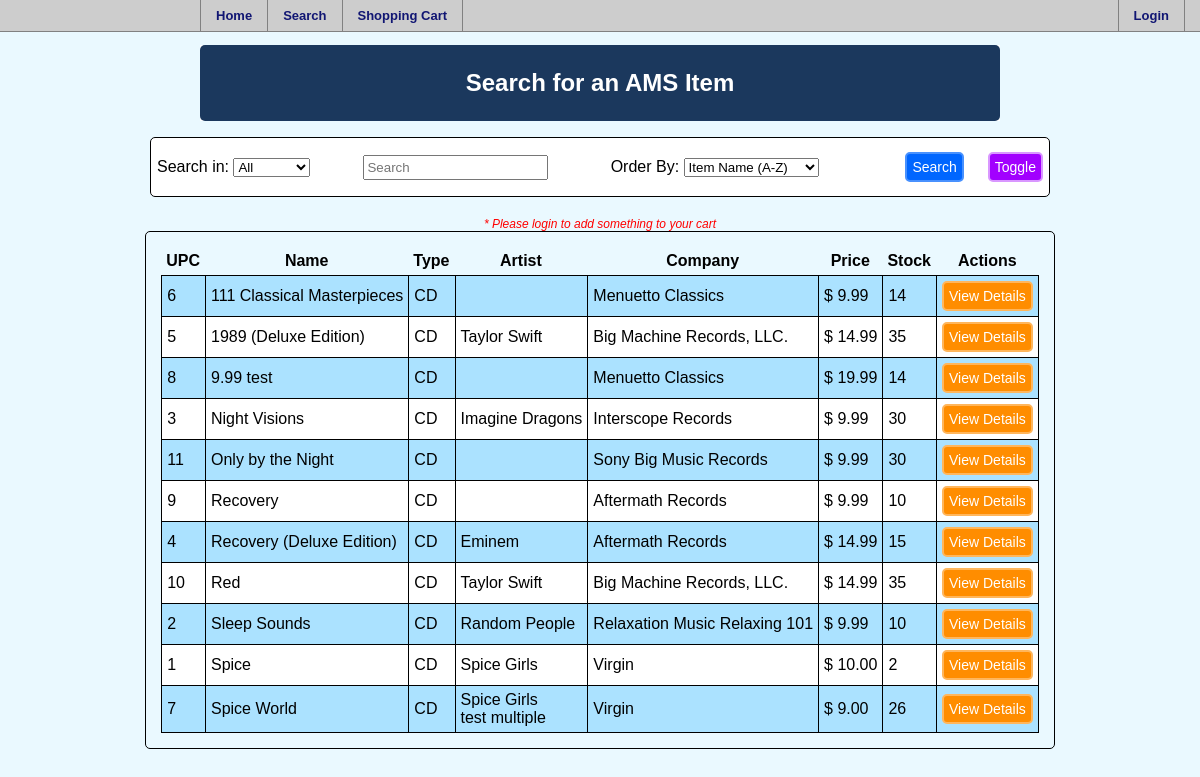
Screenshot of /search.php with the database file from the repository.
### tables this page shows
CREATE TABLE leadsinger
	(upc 	CHAR(11) NOT NULL,
    lsname 	VARCHAR(255) NOT NULL,
    PRIMARY KEY (upc, lsname),
    FOREIGN KEY (upc) REFERENCES item (upc));

### search.php (the view, shortened to what this page needs)
<html>
	<head>
		<link href="AMS.css" rel="stylesheet" type="text/css">
	</head>
	<body>
		<?php
		include 'navbar.php';
		?>
		<div id="wrap">
			<h1 align="center">Search for an AMS Item</h1>
		</div>
		<div align=center>
			<?php
				function printSearchbar(){
					if (!isset($_SESSION['searchtoggle'])){
						echo "<form id=\"itemsearch\" name=\"itemsearch\" method=\"post\" action=\"".htmlspecialchars($_SERVER["PHP_SELF"])."\">
							<table class=\"searchbar\">
								<tr>
									<td>Search in:
										<select name=\"searchfield\">
											<option value=\"All\">All</option>
											<option value=\"title\">Title</option>
											<option value=\"lsname\">Artist</option>
											<option value=\"itype\">Type</option>
											<option value=\"category\">Category</option>
											<option value=\"iyear\">Year</option>
										</select>
									</td>
									<td><input type=\"search\" name=\"search\" placeholder=\"Search\"></td>
									<td>Order By:
										<select name=\"searchorder\">
											<option value=\"title ASC\">Item Name (A-Z)</option>
											<option value=\"title DESC\">Item Name (Z-A)</option>
											<option value=\"price ASC\">Price - Low to High</option>
											<option value=\"price DESC\">Price - High to Low</option>
										</select>
									</td>
									<td style=\"text-align:right\"><input type=\"submit\" name=\"submit\" class=\"searchbutton\" value=\"Search\"></td>
									<td style=\"text-align:right\"><input type=\"submit\" name=\"submit\" class=\"togglebutton\" value=\"Toggle\"></td>
								</tr>
							</table>
						</form>";
					}
				}
				function printItemList($searchfield, $searchtext, $searchorder) {
					if (!isset($_SESSION['logged'])) {
							echo "<span class=\"error\">* Please login to add something to your cart</span>";
						}
					if ($searchfield == "All"){
						$searchfield='CONCAT (item.upc, title, itype, category, company, iyear)';
					}
					$connection = new mysqli("127.0.0.1", "root", "photon", "AMS");
				    $query = "(SELECT item.upc,title, itype, category, company, iyear,price, stock FROM item LEFT JOIN leadsinger ON item.upc=leadsinger.upc WHERE
						$searchfield LIKE '%$searchtext%')
						UNION (SELECT item.upc,title, itype, category, company, iyear,price, stock FROM item LEFT JOIN leadsinger ON item.upc=leadsinger.upc WHERE lsname LIKE '%$searchtext%') ORDER BY $searchorder";
					$result = $connection->query($query);
					if (!$result->num_rows == 0){
					   	echo "<table cellpadding=5 class=\"itemlist\"><thead><th>UPC</th><th>Name</th><th>Type</th><th>Artist</th><th>Company</th><th>Price</th><th>Stock</th><th colspan=2>Actions</th></thead>";
					    echo "<form id=\"itemaction\" name=\"itemaction\" action=\"";
						echo htmlspecialchars($_SERVER["PHP_SELF"]);
						echo "\" method=\"POST\">";
					    while ($row=$result->fetch_assoc()){
					    	$upc = $row['upc'];
					    	echo "<tr>";
					    	echo "<td>".$row['upc']."</td>";
					    	echo "<td>".$row['title']."</td>";
					    	echo "<td>".$row['itype']."</td>";
					    	echo "<td><p></p>";
					    	$artistresult = $connection->query("SELECT lsname FROM leadsinger WHERE upc='$upc'");
					    	while ($artist=$artistresult->fetch_assoc()){
					    		if (!empty($artist['lsname'])){
					    			echo $artist['lsname']."<br>";
					    		}
					    	}
					    	echo "</td>";
					    	echo "<td>".$row['company']."</td>";
					    	echo "<td>$ ".$row['price']."</td>";
					    	echo "<td>".$row['stock']."</td>";
					    	echo "<td style=\"border-right: 1px black solid;\">
					    			<input type=\"submit\" name=\"submit\" class=\"detailsbutton\" onClick=\"javascript:viewDetails('".$row['upc']."');\" border=0 value=\"View Details\" >";
					    	echo "</tr>";
					    }
					    echo "</form>";
					}
					else {
						echo "<span class=\"error\">* Sorry, no items were found that match your search</span>";
					}
				}
			   	printSearchbar();
			   	if (!isset($_SESSION['searchtoggle'])){
				   	if (!(isset($_SESSION['searchtext']))){
						printItemList('All','', 'title');
					}
					else{
						printItemList($_SESSION['searchfield'],$_SESSION['searchtext'], $_SESSION['searchorder']);
					}
				}
			?>
		</div>
	</body>
</html>

### AMS.css (style rules this page uses)
body, html { margin: 0; padding: 0; }
body { background-color: #EAF9FF; font-family: Arial; }
h1 { font-size: 1.5em; padding: 1em 8px; color: white; background-color: #1B385D; margin: 0; border-radius:5px; }
#wrap { clear: left; width: 800px; padding: 0; margin: 0 auto; background-color: #fff; }
.searchbar { border-spacing: 5px; border: 1px solid; border-radius:5px; margin-bottom: 20px; background-color: white; width:900px; height:60px; }
.itemlist { border-spacing: 0px; border: 1px solid; border-radius:5px; padding:15px; margin-bottom: 20px; }
.itemlist td { border-left: 1px black solid; border-bottom: 1px black solid; }
.itemlist th { border-bottom: 1px black solid; background-color:#EAF9FF; }
.itemlist tr:nth-child(even) { background-color:white; }
.itemlist tr:nth-child(odd) { background-color:#ABE2FF; }
input[type=submit] { background-color:#0066FF; color:#fff; border:2px solid #4891FE; padding:10px; font-size:16px; cursor:pointer; border-radius:5px; }
input[class=detailsbutton] { background-color:#FF8D00; color:#fff; border:2px solid #FFB65C; padding:5px; font-size:14px; cursor:pointer; border-radius:5px; }
input[class=searchbutton] { background-color:#0066FF; color:#fff; border:2px solid #4891FE; padding:5px; font-size:14px; cursor:pointer; border-radius:5px; }
input[class=togglebutton] { background-color:#A200FF; color:#fff; border:2px solid #D997FF; padding:5px; font-size:14px; cursor:pointer; border-radius:5px; }
input[type=search] { -webkit-appearance: textfield; height:25px; }
span.error { color:red; font-style: italic; font-size: 12px; }

### rows the page displays
leadsinger: lsname "Taylor Swift"
leadsinger: lsname "Imagine Dragons"
leadsinger: lsname "Eminem"
leadsinger: lsname "Taylor Swift"
leadsinger: lsname "Random People"
leadsinger: lsname "Spice Girls"
leadsinger: lsname "Spice Girls"
leadsinger: lsname "test multiple"

### other values shown
$row['upc'] "6"
$row['title'] "111 Classical Masterpieces"
$row['itype'] "CD"
$row['company'] "Menuetto Classics"
$row['price'] "9.99"
$row['stock'] "14"
$row['upc'] "5"
$row['title'] "1989 (Deluxe Edition)"
$row['company'] "Big Machine Records, LLC."
$row['price'] "14.99"
$row['stock'] "35"
$row['upc'] "8"
$row['title'] "9.99 test"
$row['price'] "19.99"
$row['upc'] "3"
